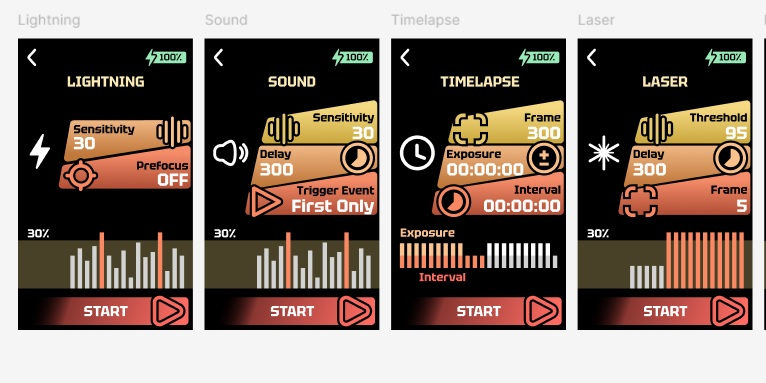
#> input picture memory/client-sim-tests/lottie-ui-lcd/lcd.jpg, 766 x 383 px
$ python -i verifier_fidelite.py   (imports and definitions only)
#> lines starting #> are read from the running program, lines starting #| are printed output that depends on the picture; after the words box and inside, x2 and y2 are one past the last pixel; in counts of white or black regions, pixels touching at a corner belong together
#!/usr/bin/env python3
"""
VERIFIE QU'UN LOTTIE RACONTE LA MEME HISTOIRE QUE LA SCENE REMOTION D'ORIGINE.

⛔ POURQUOI CET OUTIL EXISTE (le trou paye TROIS fois le 2026-08-26)
--------------------------------------------------------------------
Nos deux verificateurs existants valident chacun UNE MOITIE, et le trou est
exactement entre les deux :

  - compare_render.py  : Lottie  vs  SVG d'origine, mais a UNE SEULE frame.
    Or l'animation ne vient PAS du SVG (les interpolate y sont "cuits") : elle
    est ajoutee apres coup par animate_scene.py / transcribe_animation.py.
    La reference ne CONTIENT donc pas ce qu'on veut verifier.

  - check_animation.py : le Lottie compare a LUI-MEME d'une frame a l'autre.
    C'est de l'auto-coherence, pas de la fidelite. D'ou le piege du 26/08 :
    group_layers ignorait `ks`, 23 opacites et 9 traces etaient PERDUS, et
    l'outil disait quand meme "ca bouge" -- les frames restaient distinctes,
    elles racontaient simplement une AUTRE histoire.

Aucun des deux ne pouvait voir les 3 bugs du 26/08 (pointilles ignores,
animations perdues au regroupement, fondu en marches d'escalier). Chaque fois :
fichier valide + rapport content + rendu FAUX, trouve seulement a l'OEIL.

CE QUE FAIT CET OUTIL
---------------------
Il met les deux face a face SUR L'AXE DU TEMPS : la composition Remotion est
extraite a N frames (la verite), le Lottie est rendu aux N frames correspondantes,
et on compare frame i contre frame i.

DEUX MESURES DISTINCTES, et c'est le coeur de la methode :

  1. FIDELITE  -- Lottie[i] vs Remotion[i].
     Repond a "est-ce la meme image ?". Le refus se fait sur la PIRE frame,
     jamais sur la moyenne : 23 opacites perdues dans une scene dense se
     diluent dans une moyenne et passent inapercues. C'est precisement ainsi
     que le piege 2 est passe.

  2. AMPLITUDE -- Remotion[i]->Remotion[i+1] compare a Lottie[i]->Lottie[i+1].
     Repond a "est-ce que ca bouge AUTANT ?". Deux animations peuvent etre
     fideles frame par frame et l'une etre FIGEE si la reference bouge peu.
     C'est ce chiffre-la qui aurait crie "courbe FIGEE" au lieu de deux jours
     de silence. Un Lottie qui bouge a 10 % de l'amplitude voulue est REFUSE
     meme si chaque frame prise seule semble correcte.

Un ecran vide ne peut pas produire un faux succes : l'encre est mesuree par
frame des deux cotes (blanc vs blanc = 0 % d'ecart, le piege classique).

USAGE
    # depuis une composition Remotion (le cas normal)
    python3 verifier_fidelite.py <CompositionId> <anime.json> [--frames 0,60,120]

    # ou depuis des SVG de reference deja extraits
    python3 verifier_fidelite.py --refs "dossier/scene-f*.svg" <anime.json>

Sortie : un verdict ACCEPTE/REFUSE, un tableau par frame, et une planche
        de controle (Remotion | Lottie | differences) ligne par frame.
"""

import argparse
import glob
import json
import os
import pathlib
import re
import subprocess
import sys
import tempfile

ICI = pathlib.Path(__file__).resolve().parent

# Seuils de refus. Choisis par mesure sur la maison-gaz (piece validee par
# Aziz) : ils doivent ACCEPTER ce qui est deja approuve, sinon c'est l'outil
# qui a tort. Ajustables en ligne de commande.
SEUIL_PIRE_FRAME = 6.0      # % de pixels divergents sur la PIRE frame
SEUIL_AMPLITUDE = 0.45      # part minimale du mouvement d'origine restituee


# [6 lines left out: function _trouver_lottie_js, not called in this run]


PAGE_LOTTIE = """<!doctype html><html><head><meta charset="utf-8"><style>
 html,body{margin:0;padding:0;background:#fff}
 #box{width:%(w)dpx;height:%(h)dpx;background:#fff}
</style><script>%(js)s</script></head><body><div id="box"></div><script>
 window.pret=false; window.anim=null;
 const a=lottie.loadAnimation({container:document.getElementById('box'),
   renderer:'svg',loop:false,autoplay:false,animationData:%(data)s});
 a.addEventListener('DOMLoaded',()=>{window.anim=a;window.pret=true;});
</script></body></html>"""

PAGE_SVG = """<!doctype html><html><head><meta charset="utf-8"><style>
 html,body{margin:0;padding:0;background:#fff}
 #box{width:%(w)dpx;height:%(h)dpx;background:#fff}
 #box svg{display:block;width:%(w)dpx;height:%(h)dpx}
</style></head><body><div id="box">%(svg)s</div>
<script>window.pret=true;</script></body></html>"""


# ------------------------------------------------------------------ extraction

# [105 lines left out: functions extraire_reference, refs_depuis_motif, rendre_tout, not called in this run]


# ------------------------------------------------------------------- mesures

def emprise_encre(png, seuil=248):
    """Boite englobante de l'encre d'une image (zone reellement dessinee).

    Sert a neutraliser le RECADRAGE : une piece livrable est presque toujours
    recadree serre (finir_piece.py), alors que la reference Remotion est le
    plan large d'origine. Comparer les deux tels quels gonfle l'ecart de ~10 %
    en pur artefact de cadrage -- mesure faite sur la maison-gaz, piece validee
    par Aziz : 12 % d'ecart alors que l'oeil confirme que le rendu est BON.
    Un outil qui crie au loup sur une piece correcte sera ignore le jour ou il
    aura raison.
    """
#> called with seuil = 248
    from PIL import Image, ImageOps
    im = Image.open(png).convert("L")
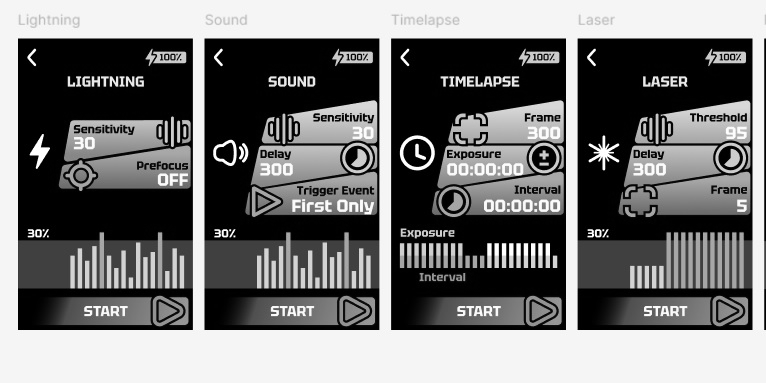
#> im: PIL image 766x383 L; min 0, max 255, mean 117.1
    # L'encre est ce qui s'ecarte du fond ; le fond peut etre sombre OU clair.
    fond = im.getpixel((0, 0))
#> fond = 245
    masque = im.point(lambda v: 255 if abs(v - fond) > 12 else 0)
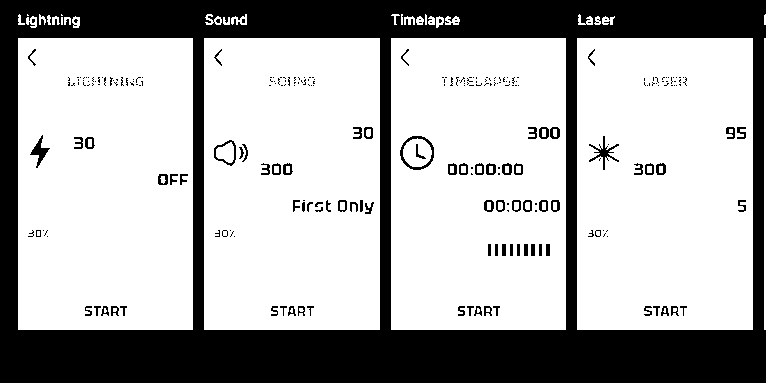
#> masque: PIL image 766x383 L; 68.7% white; 253 black regions (170 under 20 px), largest, box (x1, y1, x2, y2) and area: (0, 0, 766, 383) 86528, (400, 136, 434, 170) 264, (589, 136, 619, 170) 238
    return masque.getbbox()


# [88 lines left out: functions chercher_decalage, rendre_lottie_seul, not called in this run]


_CACHE_SVG = {}


# [462 lines left out: functions rendre_svg_seul, union, aligner_cadrage, ecart, encre, mouvement and 3 more, not called in this run]


# [2 lines not run here, left out]

>>> result = emprise_encre('../../../../../memory/client-sim-tests/lottie-ui-lcd/lcd.jpg')
#> result = (18, 14, 766, 330)
